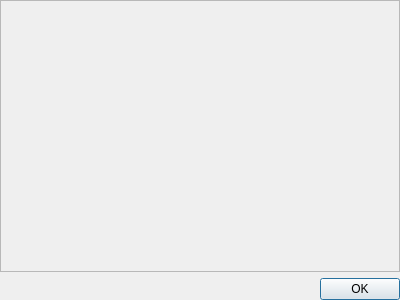
<?xml version="1.0" encoding="UTF-8"?>
<ui version="4.0">
 <class>Dialog</class>
 <widget class="QDialog" name="Dialog">
  <property name="geometry">
   <rect>
    <x>0</x>
    <y>0</y>
    <width>400</width>
    <height>300</height>
   </rect>
  </property>
  <property name="windowTitle">
   <string>Dialog</string>
  </property>
  <layout class="QVBoxLayout" name="verticalLayout">
   <property name="margin">
    <number>0</number>
   </property>
   <item>
    <widget class="QScrollArea" name="scrollArea">
     <property name="widgetResizable">
      <bool>true</bool>
     </property>
     <widget class="QWidget" name="scrollAreaWidgetContents">
      <property name="geometry">
       <rect>
        <x>0</x>
        <y>0</y>
        <width>386</width>
        <height>250</height>
       </rect>
      </property>
     </widget>
    </widget>
   </item>
   <item>
    <widget class="QDialogButtonBox" name="buttonBox">
     <property name="orientation">
      <enum>Qt::Horizontal</enum>
     </property>
     <property name="standardButtons">
      <set>QDialogButtonBox::Ok</set>
     </property>
    </widget>
   </item>
  </layout>
 </widget>
 <resources/>
 <connections>
  <connection>
   <sender>buttonBox</sender>
   <signal>accepted()</signal>
   <receiver>Dialog</receiver>
   <slot>accept()</slot>
   <hints>
    <hint type="sourcelabel">
     <x>248</x>
     <y>254</y>
    </hint>
    <hint type="destinationlabel">
     <x>157</x>
     <y>274</y>
    </hint>
   </hints>
  </connection>
  <connection>
   <sender>buttonBox</sender>
   <signal>rejected()</signal>
   <receiver>Dialog</receiver>
   <slot>reject()</slot>
   <hints>
    <hint type="sourcelabel">
     <x>316</x>
     <y>260</y>
    </hint>
    <hint type="destinationlabel">
     <x>286</x>
     <y>274</y>
    </hint>
   </hints>
  </connection>
 </connections>
</ui>
